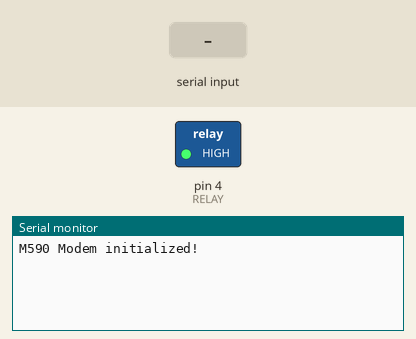
This sketch was run on a simulated Arduino Nano, built with avr-gcc and run on an emulated ATmega328P. Shown: switched loads named in the sketch (green lamp = pin HIGH), the last lines printed to the serial monitor. The test bench sets the inputs (shaded band). The modem accepts every AT command (registered, SIM ready, sends succeed) and sends nothing else.

Above: at 3.6 s.
3.7 s: "clear" received over Serial
At 5.0 s:
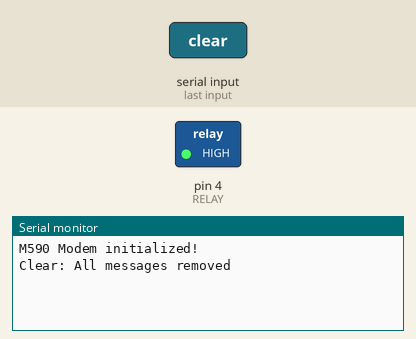
5.3 s: "RING" received over the second serial link
At 6.6 s:
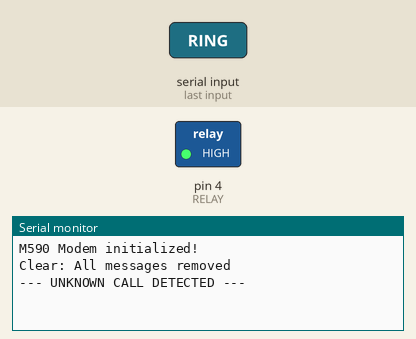

Measured:
- after the input at 3.7 s, the serial monitor: prints a new line after 0.10 s (image 1)
- after the input at 5.3 s, the serial monitor: prints a new line after 0.08 s (image 2)

The sketch:

GPRS_Relay.ino
```cpp
// Created by Tsvetomir Gotsov
// 7.3.2018
// Version 0.0.2 //Тествана-> Работи!
#define DEBUG

#include <SoftwareSerial.h>

// Закъснение на реле в секунди
const int RELAYTimeoutSecs = 3; // seconds
// Добави телефонен номер както е показано "359 телефонен номер",
const char* phoneNumbers[] = {
  "359884663750"
  };

int numberPoolSize = sizeof(phoneNumbers) / sizeof(phoneNumbers[0]);

// Pin definitions
#define SRX        2  // Rx--> D2 Свържи към Tx на GPRS
#define STX        3  // Tx--> D3 Свържи към Rx на GPRS
#define RELAY      4  // D4--> Relay

SoftwareSerial m590Serial(SRX, STX);
int ch = 0;
String val = "";
String phoneNumber = "";
unsigned int baudrateSelect[] = {
2400,   // 0
4800,   // 1
9600,   // 2
14400,  // 3
19200,  // 4
28800,  // 5
38400,  // 6
57600,  // 7 Maximum speed for Arduino Nano!
115200, // 8
230400, // 9
460800};// 10
unsigned int baudRateM590S = baudrateSelect[2];  // BaudRate Serial Port GPRS Module
unsigned int baudRateSerial = baudrateSelect[2];  // BaudRate Serial Port Comunication
unsigned long RELAYTimeout = (unsigned long)RELAYTimeoutSecs * 1000;

void setup() {
  pinMode(RELAY, OUTPUT);
  digitalWrite(RELAY, 1);
  InitModem();
}

void loop() {
      if (m590Serial.available()) {
        while (m590Serial.available()) {
          ch = m590Serial.read();
          val += char(ch);
          delay(20);
        }
        if (val.indexOf("+PBREADY") > -1)                     //Връща +PBREADY // after the module power-on, startup response
          InitModem();                                        //Инициализира модема
        if (val.indexOf("RING") > -1) {                       //Звънене
          // Проверява номера и ако е от списъка активира релето; Затваря линията!
          if (CheckPhone() == true) {                         // Проверка на номера
            m590Serial.println("ATH0");                       //Прекъсване на линията
#ifdef DEBUG
            Serial.println("--- MASTER CALL DETECTED ---");
#endif
            MasterCall();
          } else {
            // Прекъсва линията за непознати номера!
#ifdef DEBUG
            Serial.println("--- UNKNOWN CALL DETECTED ---");
#endif
            m590Serial.println("ATH0");                       //Прекъсване на линията
          }
          // Ако има RING проверява за SMS от номер в листата
        } else if (val.indexOf("+CMT") > -1) {                // GSM / GPRS модем или мобилен телефон използва + CMT за препращане на новоприето SMS съобщение към компютъра.
          if (CheckPhone() == true) {
#ifdef DEBUG
            Serial.println("--- MASTER SMS DETECTED ---");
#endif
            //MasterSms();
          }
        }// else
        val = "";
      }   //if (m590Serial.available())
      // Serial port Begin
      if (Serial.available()) {
        while (Serial.available()) {
          ch = Serial.read();
          val += char(ch);
          delay(20);
        }
        ConsolePrint(); // Изтрива всички SMS-и
        val = "";
      }
}   //void loop()


void InitModem() {
  delay(2000);
  m590Serial.begin(baudRateM590S);
  m590Serial.println("AT+CLIP=1");        // Инциализация изписва и номера !
  delay(100);
  m590Serial.println("AT+CMGF=1");        // Текстов режим
  delay(100);                             // Set text mode
  m590Serial.println("AT+CSCS=\"GSM\"");  //Set Alphabet, Select TE charter string
  delay(100);                             //AT comand need to set when sending text mode
  m590Serial.println("AT+CNMI=2,2");      //Нови SMS съобщения се показват директно, не се запаметяват в SIM картата
  delay(100);                             // Indicating method for new SMS
#ifdef DEBUG
  Serial.begin(baudRateSerial);
  Serial.println("M590 Modem initialized!");
#endif

}

bool CheckPhone() {
  for (int i = 0; i < numberPoolSize; i++) {
    if (val.indexOf(phoneNumbers[i]) > -1) {
      phoneNumber = phoneNumbers[i];

#ifdef DEBUG
      Serial.println("Phone number: +" + phoneNumber);
#endif
      return true;
    }
  }
  return false;
}

void MasterCall() {
    digitalWrite(RELAY, 0);
    delay(RELAYTimeout);
    digitalWrite(RELAY, 1);

#ifdef DEBUG
    Serial.println("Relay switched on  (Call from " + phoneNumber + ").");
#endif

}

void MasterSms() {
    digitalWrite(RELAY, 0);
    delay(RELAYTimeout);
    digitalWrite(RELAY, 1);
    m590Serial.println("AT+CMGD=0,4");    //ИЗтрива всички SMS
#ifdef DEBUG
    Serial.println("Relay switched on  (SMS from " + phoneNumber + ").");
    Serial.println("Clear: All messages removed");
#endif
}

void ConsolePrint() {
  if ((val.indexOf("clear") > -1) or (val.indexOf("Clear") > -1) or (val.indexOf("CLEAR") > -1)) {

#ifdef DEBUG
    Serial.println("Clear: All messages removed");
#endif
    m590Serial.println("AT+CMGD=0,4");    //ИЗтрива всички SMS
  }
}
```
